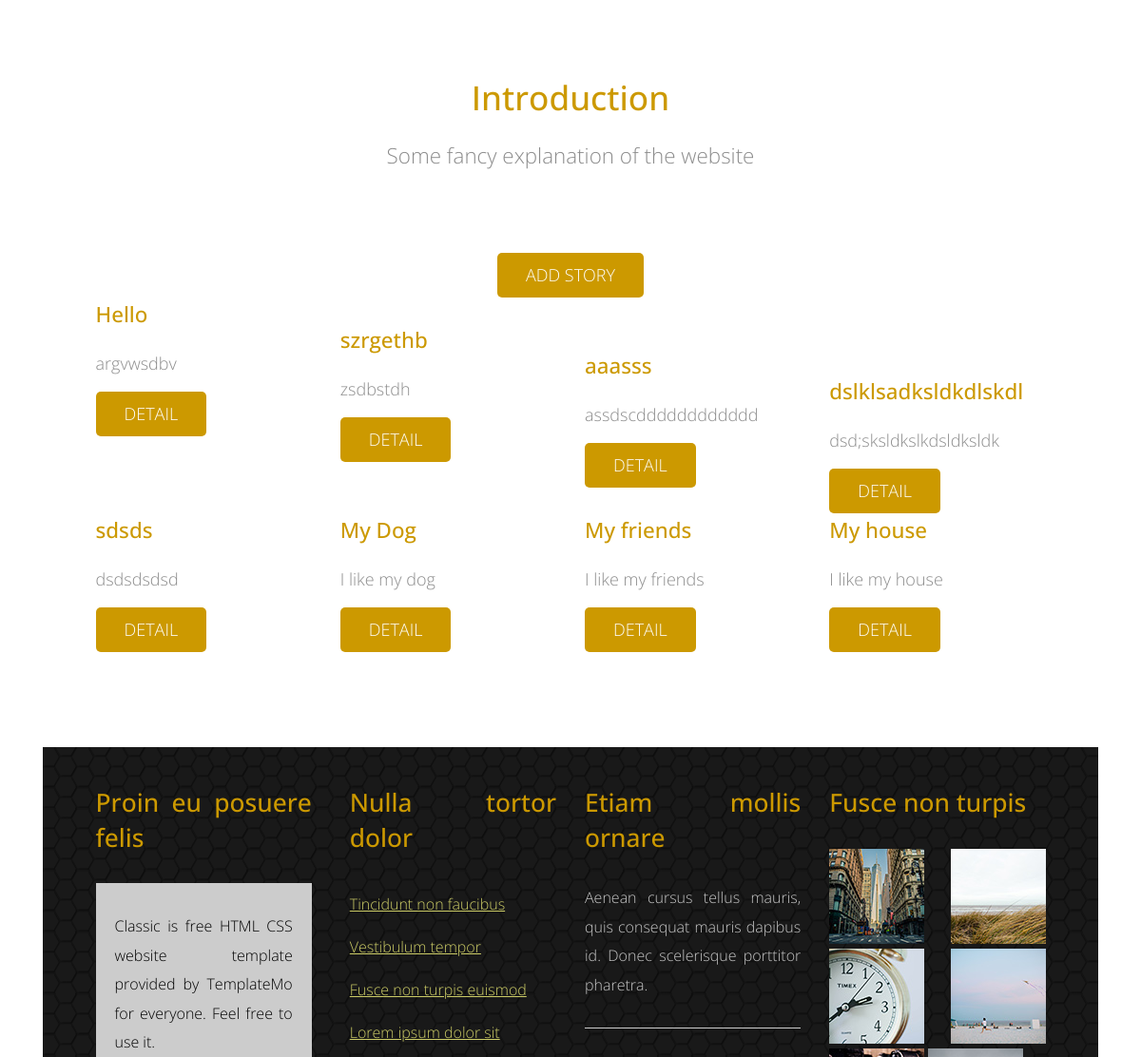
The app's page / (middle part), older data.
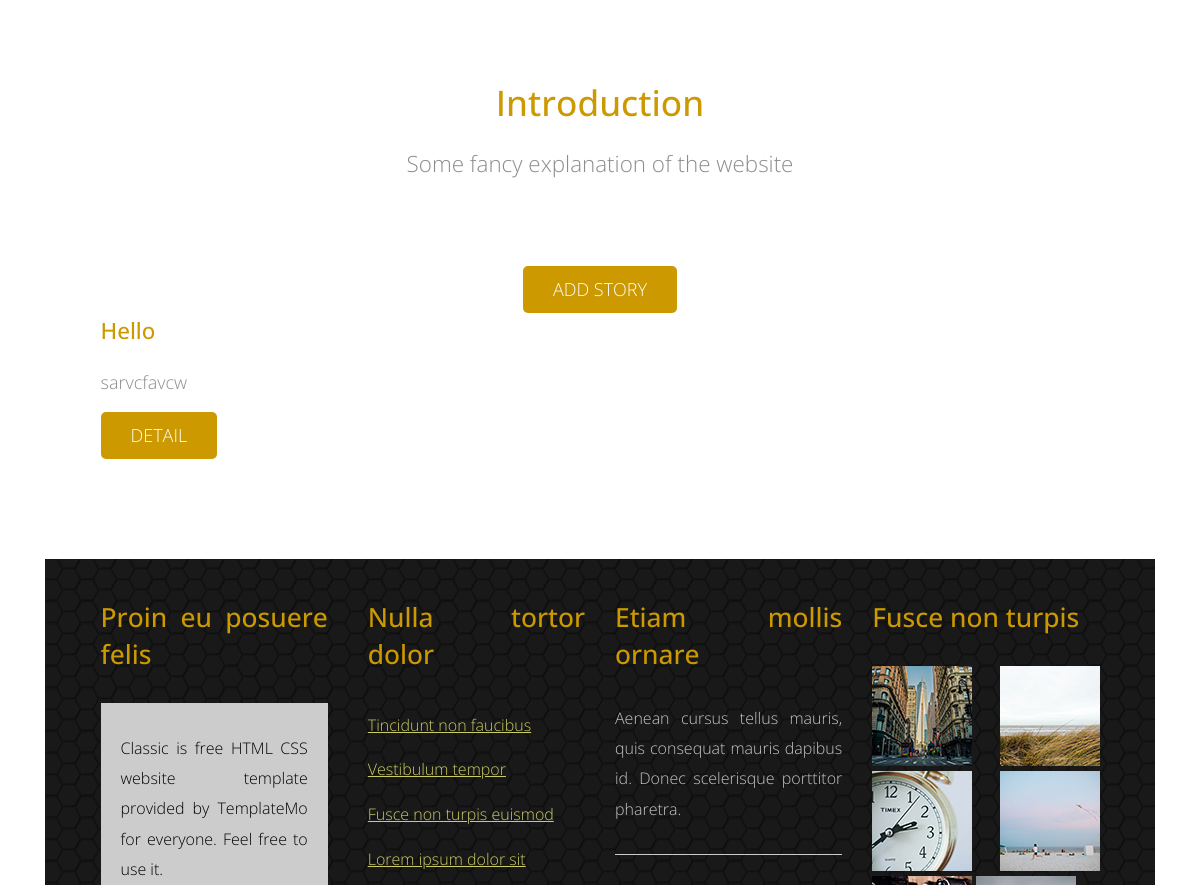
The same page, newer data.
### blog/models.py (models this page shows)
class Story(models.Model):
	title = models.CharField('Story name',max_length=100)
	text = models.TextField()
	user = models.ManyToManyField(User)
	def __str__(self):
		return self.title

### blog/views.py (the view)
# urls.py: path("", views.home, name="home"),
def home(request):
	request.user
	story_list = Story.objects.all()
	template = loader.get_template("blog/home.html")
	return render(request, "blog/home.html", {'story_list':story_list})

### blog/templates/blog/home.html (shortened to what this page needs)
{% extends './base.html' %}
{% load static %}
{% block content %}
<body>
    <section class="tm-section">
        <div class="container-fluid">
            <div class="row">
                <div class="col-xs-12 col-sm-12 col-md-12 col-lg-12 text-xs-center">
                    <h2 class="tm-gold-text tm-title">Introduction</h2>
                    <p class="tm-subtitle">Some fancy explanation of the website</p>
                    <a href="/new_story" class="tm-btn text-uppercase">Add Story</a>
                </div>
            </div>
            <div class="row">
                {% for story in story_list %}
		        <div class="col-xs-12 col-sm-6 col-md-6 col-lg-3 col-xl-3">
		            <div class="tm-content-box">
		                <h4 class="tm-margin-b-20 tm-gold-text">{{story}}</h4>
		        	<div class="ellipsis"> {{story.text}} </div>
                        <a href="#" class="tm-btn text-uppercase">Detail</a>
		            </div>
		        </div>
        	    <br>
	            {% endfor %}
        </div>
    </section>
    <footer class="tm-footer">
        <div class="container-fluid">
            <div class="row">
                <div class="col-xs-12 col-sm-6 col-md-6 col-lg-3 col-xl-3">
                    <div class="tm-footer-content-box">
                        <h3 class="tm-gold-text tm-title tm-footer-content-box-title">Proin eu posuere felis</h3>
                        <div class="tm-gray-bg">
                            <p>Classic is free HTML CSS website template provided by TemplateMo for everyone. Feel free to use it.</p>
                        </div>
                    </div>
                </div>
                <div class="col-xs-12 col-sm-6 col-md-6 col-lg-3 col-xl-3">
                    <div class="tm-footer-content-box tm-footer-links-container">
                        <h3 class="tm-gold-text tm-title tm-footer-content-box-title">Nulla tortor dolor</h3>
                        <nav>
                            <ul class="nav">
                                <li><a href="#" class="tm-footer-link">Tincidunt non faucibus</a></li>
                                <li><a href="#" class="tm-footer-link">Vestibulum tempor</a></li>
                                <li><a href="#" class="tm-footer-link">Fusce non turpis euismod</a></li>
                                <li><a href="#" class="tm-footer-link">Lorem ipsum dolor sit</a></li>
                            </ul>
                        </nav>
                    </div>
                </div>
                <div class="col-xs-12 col-sm-6 col-md-6 col-lg-3 col-xl-3">
                    <div class="tm-footer-content-box">
                        <h3 class="tm-gold-text tm-title tm-footer-content-box-title">Etiam mollis ornare</h3>
                        <p class="tm-margin-b-30">Aenean cursus tellus mauris, quis consequat mauris dapibus id. Donec scelerisque porttitor pharetra.</p><hr class="tm-margin-b-30">
                    </div>
                </div>
                <div class="col-xs-12 col-sm-6 col-md-6 col-lg-3 col-xl-3">
                    <div class="tm-footer-content-box">
                        <h3 class="tm-gold-text tm-title tm-footer-content-box-title">Fusce non turpis</h3>
                        <div class="tm-margin-b-30">
                            <img src={% static 'images/tm-img-100x100-1.jpg' %} alt="Image" class="tm-footer-thumbnail">
                            <img src={% static 'images/tm-img-100x100-2.jpg' %} alt="Image" class="tm-footer-thumbnail">
                            <img src={% static 'images/tm-img-100x100-3.jpg' %} alt="Image" class="tm-footer-thumbnail">
                            <img src={% static 'images/tm-img-100x100-4.jpg' %} alt="Image" class="tm-footer-thumbnail">
                            <img src={% static 'images/tm-img-100x100-5.jpg' %} alt="Image" class="tm-footer-thumbnail">
                            <img src={% static 'images/tm-img-100x100-6.jpg' %} alt="Image" class="tm-footer-thumbnail">
                        </div>
                    </div>
                </div>
            </div>
        </div>
    </footer>
</body>
{% endblock content %}

### blog/templates/blog/base.html (shortened to what this page needs)
{% load static %}
<!DOCTYPE html>
<html>
<head>
    <link rel="stylesheet" href={% static 'css/bootstrap.min.css' %}>
    <link rel="stylesheet" href={% static 'css/templatemo-style.css' %}>
</head>
<body>
  <main>
    <div class="container">
    {% block content %}
    {% endblock %}
    </div>
  </main>
</body>
</html>

### static/css/templatemo-style.css (style rules this page uses)
body { color: #8c8c8c; font-family: 'Open Sans', Helvetica, Arial, sans-serif; font-size: 18px; font-weight: 300; overflow-x: hidden; }
a, button { transition: all 0.3s ease; }
h2 { font-size: 2.2rem; }
.container-fluid { margin-left: auto; margin-right: auto; max-width: 1390px; overflow-x: hidden; }
@media (max-width: 1390px) { .container-fluid { padding-left: 5%; padding-right: 5%; } }
.tm-gold-text { color: #cc9900; }
.tm-section { padding-top: 80px; padding-bottom: 100px; }
.tm-title { margin-bottom: 1rem; line-height: 1.4; }
.tm-subtitle { font-size: 1.4rem; max-width: 800px; margin: 0 auto 80px; }
.tm-content-box { max-width: 310px; margin: 0 auto; }
h3 { font-size: 1.65rem; }
h4 { font-size: 1.4rem; line-height: 1.6; }
.tm-btn { color: white; background-color: #cc9900; border: none; border-radius: 5px; display: inline-block; padding: 10px 30px; }
.tm-margin-b-20 { margin-bottom: 20px; }
.tm-margin-b-30 { margin-bottom: 30px; }
.tm-footer { color: #c6c6c6; background-color: #191919; background-image: url('../images/classic-pattern-bg.png'); font-size: 1rem; padding-top: 40px; padding-bottom: 20px; }
.tm-footer-links-container { padding-left: 10px; }
.tm-footer-link { color: #CCCC66; line-height: 2.8; text-decoration: underline; }
.tm-footer-thumbnail { margin-bottom: 5px; }
hr { border-top: 1px solid #CCCCCC; }
p { line-height: 1.9; }
.tm-gray-bg { background-color: #CCCCCC; color: black; padding: 30px 20px 20px; }
.tm-footer-content-box-title { margin-bottom: 30px; }

### blog/templates/blog/home.html (style rules this page uses)
div.ellipsis { overflow: hidden; text-overflow: ellipsis; display: -webkit-box; -webkit-line-clamp: 3; -webkit-box-orient: vertical; }
div { text-align: justify; text-justify: inter-word; }

Row changes from the older to the newer data that the page shows:
removed Story: title "szrgethb", text "zsdbstdh"
removed Story: title "aaasss", text "assdscdddddddddddd"
removed Story: title "dslklsadksldkdlskdl", text "dsd;sksldkslkdsldksldk"
removed Story: title "sdsds", text "dsdsdsdsd"
removed Story: title "My Dog", text "I like my dog"
removed Story: title "My friends", text "I like my friends"
removed Story: title "My house", text "I like my house"
changed Story "Hello": text "argvwsdbv" → "sarvcfavcw"
